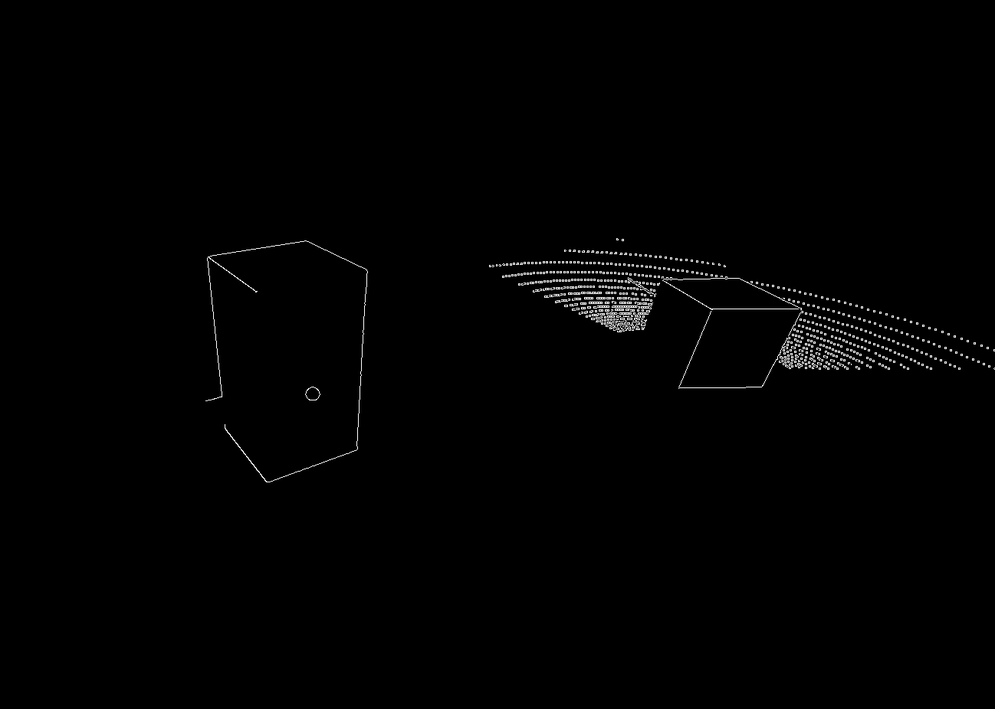
#> input picture CodeSnippets/Processing/canny_image.png, 995 x 709 px, shrunk from 1298 x 926 before the run, found by its file name
$ python coordinates.py
#> lines starting #> are read from the running program, lines starting #| are printed output that depends on the picture; after the words box and inside, x2 and y2 are one past the last pixel; in counts of white or black regions, pixels touching at a corner belong together
import cv2
import numpy as np

edges = cv2.imread('D:/Projects/Uni/Master/Disertatie/Code/Assets/canny_image.png', 0)
#> edges is the input picture: shape (709, 995); min 0, max 255, mean 1.8

contours, hierarchy = cv2.findContours(
    edges,
    cv2.RETR_LIST, # RETR_EXTERNAL gets only the outer contours.
    cv2.CHAIN_APPROX_NONE # CHAIN_APPROX_SIMPLE compresses horizontal, vertical, and
) #diagonal segments and leaves only their end points. CHAIN_APPROX_NONE to get ALL points.
#> contours = 1322 contours, 1246 with area under 20; largest, box (x1, y1, x2, y2) and area: (518, 272, 880, 391) 16762, (682, 311, 799, 386) 6048, (205, 238, 370, 485) 2542, (672, 280, 789, 307) 1948, (303, 384, 323, 403) 237


canvas = np.zeros_like((edges), dtype=np.uint8) # 200x200 3-channel (color) image

# 2. Draw all contours
# Arguments: Image, Contours list, Contour index (-1 means all), Color (B,G,R), Thickness
cv2.drawContours(canvas, contours, -1, (255, 255, 255), 3) # Draw in Green, thickness 2
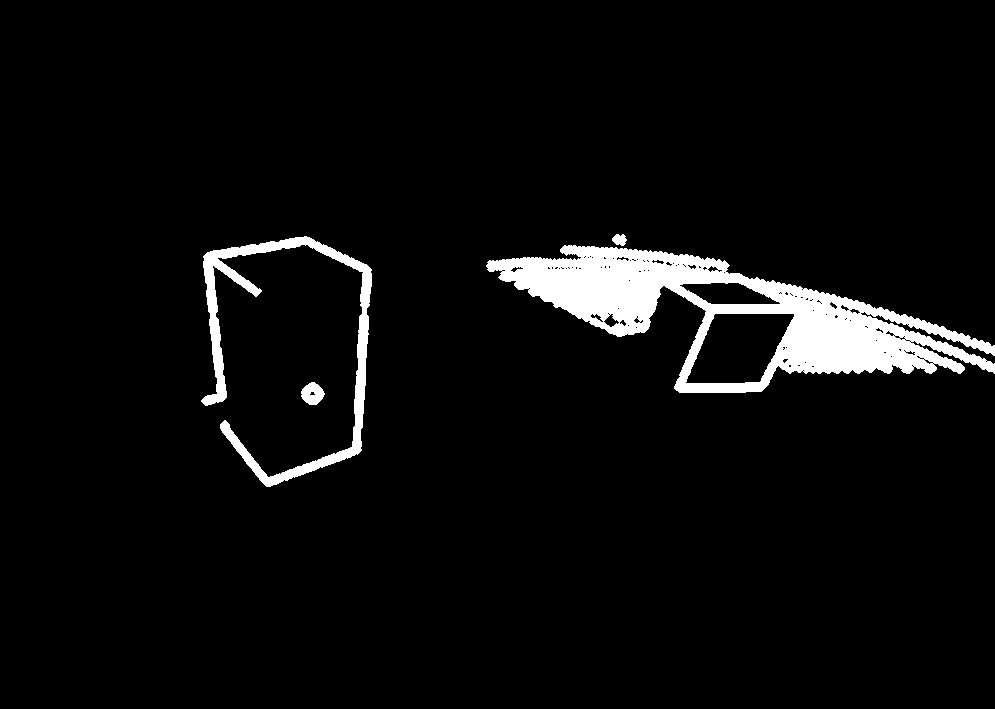
#> canvas: shape (709, 995); 4.8% white; 4 white regions, box (x1, y1, x2, y2) and area: (486, 245, 995, 393) 26586, (201, 236, 372, 487) 6714, (301, 382, 325, 405) 379, (612, 234, 627, 246) 128
cv2.imshow('output', canvas)
cv2.waitKey(0)
cv2.destroyAllWindows()
